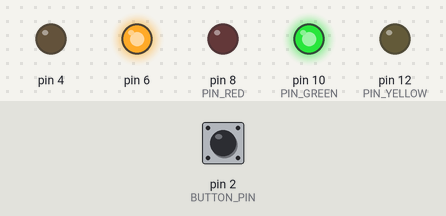
This sketch was run on a simulated Arduino Uno, built with avr-gcc and run on an emulated ATmega328P. Shown: output pins drawn as LEDs (lit = HIGH). The inputs (shaded band) are chosen by the test bench; at power-on: pin 2 (BUTTON_PIN) HIGH.

Above: at 1.2 s.
1.3 s: pin 2 (BUTTON_PIN) pulled LOW for 0.15 s
At 2.5 s:
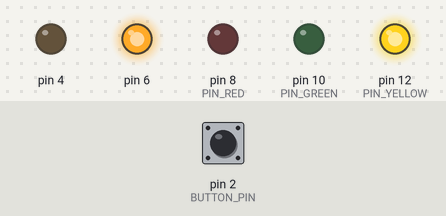
At 7.5 s:
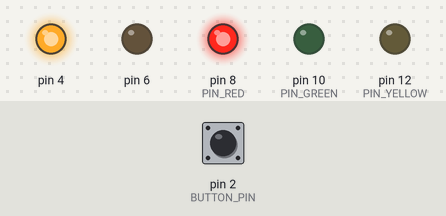
Timing chart, 0 to 17.7 s (numbered marks = the images above; inputs shaded):
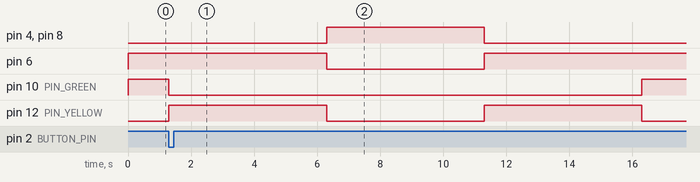

The sketch:

TinkerCAD_Simulation_Code.ino
```cpp
int status = 0;                         // Variable to hold traffic light status (currently unused)
int PIN_GREEN = 10;                     // Pin number for the green traffic light LED
int PIN_YELLOW = 12;                    // Pin number for the yellow traffic light LED
int PIN_RED = 8;                        // Pin number for the red traffic light LED
int BUTTON_PIN = 2;                     // Pin number for the pedestrian button input

int PED_GREEN = 4;                      // Pin number for the pedestrian green LED
int PED_RED = 6;                        // Pin number for the pedestrian red LED


// Initializing the class with the specific pins
class TrafficLight {
  int _greenLED;                        // Internal variable for green LED pin
  int _yellowLED;                       // Internal variable for yellow LED pin
  int _redLED;                          // Internal variable for red LED pin
  int _pedGreenLED;                     // Internal variable for pedestrian green LED pin
  int _pedRedLED;                       // Internal variable for pedestrian red LED pin
  int _buttonPin;                       // Internal variable for pedestrian button pin
  long TIMER_YELLOW = 5000;             // Duration for yellow light in milliseconds (5 seconds)
  unsigned long previousMillis;         // Variable to store last time the state changed
  bool buttonPressed = false;           // Flag to track if the pedestrian button was pressed

  // Enumeration for traffic light states
  enum State {
    GREEN,                              // Traffic light green state
    YELLOW,                             // Traffic light yellow state
    RED                                 // Traffic light red state
  };

  State currentState;                   // Current traffic light state
  State targetState;                    // Next state the light should transition to

public:
  // Constructor initializes all pins and sets initial state
  TrafficLight(int greenLED, int yellowLED, int redLED, int pedGreenLED, int pedRedLED, int buttonPin) {
    _greenLED = greenLED;               // Assign the green LED pin
    _yellowLED = yellowLED;             // Assign the yellow LED pin
    _redLED = redLED;                   // Assign the red LED pin
    _pedGreenLED = pedGreenLED;         // Assign the pedestrian green LED pin
    _pedRedLED = pedRedLED;             // Assign the pedestrian red LED pin
    _buttonPin = buttonPin;             // Assign the pedestrian button pin

    pinMode(_greenLED, OUTPUT);         // Set traffic green LED pin as output
    pinMode(_yellowLED, OUTPUT);        // Set traffic yellow LED pin as output
    pinMode(_redLED, OUTPUT);           // Set traffic red LED pin as output
    pinMode(_pedGreenLED, OUTPUT);      // Set pedestrian green LED pin as output
    pinMode(_pedRedLED, OUTPUT);        // Set pedestrian red LED pin as output
    pinMode(_buttonPin, INPUT_PULLUP);  // Set button pin as input with internal pull-up resistor

    // Initialize state to GREEN
    currentState = GREEN;               // Start traffic light in green state
    targetState = RED;                  // Next target state is red (after yellow)
    previousMillis = 0;                 // Reset timer
    green();                            // Turn on the green light at startup
  }

  // Main loop for traffic light control
  void loop() {
    unsigned long currentMillis = millis();  // Get current time in milliseconds

    // Check if the button is pressed
    if (digitalRead(_buttonPin) == LOW && currentState == GREEN) {
      buttonPressed = true;             // Mark that button was pressed if in green state
    }

    switch (currentState) {
      case GREEN:                       // If the light is currently green
        if (buttonPressed) {            // If pedestrian button was pressed
          buttonPressed = false;        // Reset button flag
          currentState = YELLOW;        // Move to yellow state
          targetState = RED;            // Next target after yellow is red
          previousMillis = currentMillis; // Save current time
          yellow();                     // Turn on yellow light
        }
        break;

      case YELLOW:                      // If the light is currently yellow
        if (currentMillis - previousMillis >= TIMER_YELLOW) { // Wait until yellow timer expires
          previousMillis = currentMillis; // Reset timer
          if (targetState == GREEN) {   // If target is green, switch to green
            currentState = GREEN;
            green();
          } else {                      // Otherwise, switch to red
            currentState = RED;
            red();
          }
        }
        break;

      case RED:                         // If the light is currently red
        // Pedestrian can cross safely when the light is red
        if (currentMillis - previousMillis >= TIMER_YELLOW) { // Wait until red duration is over
          previousMillis = currentMillis; // Reset timer
          currentState = YELLOW;        // Move to yellow state before green
          targetState = GREEN;          // Next target is green
          yellow();                     // Turn on yellow light
        }
        break;
    }
  }

private:
  // Function to turn on green light
  void green() {
    digitalWrite(_greenLED, HIGH);      // Turn on green LED
    digitalWrite(_yellowLED, LOW);      // Turn off yellow LED
    digitalWrite(_redLED, LOW);         // Turn off red LED
    digitalWrite(_pedGreenLED, LOW);    // Pedestrian green OFF (wait)
    digitalWrite(_pedRedLED, HIGH);     // Pedestrian red ON (don’t cross)
  }

  // Function to turn on yellow light
  void yellow() {
    digitalWrite(_greenLED, LOW);       // Turn off green LED
    digitalWrite(_yellowLED, HIGH);     // Turn on yellow LED
    digitalWrite(_redLED, LOW);         // Turn off red LED
    digitalWrite(_pedGreenLED, LOW);    // Pedestrian must still wait
    digitalWrite(_pedRedLED, HIGH);     // Pedestrian red stays ON
  }

  // Function to turn on red light
  void red() {
    digitalWrite(_greenLED, LOW);       // Turn off green LED
    digitalWrite(_yellowLED, LOW);      // Turn off yellow LED
    digitalWrite(_redLED, HIGH);        // Turn on red LED
    digitalWrite(_pedGreenLED, HIGH);   // Pedestrian green ON (can cross)
    digitalWrite(_pedRedLED, LOW);      // Pedestrian red OFF
  }
};

// Create TrafficLight instance
TrafficLight trafficLight(PIN_GREEN, PIN_YELLOW, PIN_RED, PED_GREEN, PED_RED, BUTTON_PIN); // Instantiate traffic light with defined pins

void setup() {}                        // Arduino setup function (currently empty)

void loop() {
  trafficLight.loop();                 // Continuously run traffic light logic
}
```

Measured:
- after the input at 1.3 s, pin 4, pin 8 (PIN_RED): LOW → HIGH after 5.0 s, → LOW 5.0 s later; pin 6: HIGH → LOW after 5.0 s, → HIGH 5.0 s later; pin 10 (PIN_GREEN): HIGH → LOW at once, → HIGH 15.0 s later; pin 12 (PIN_YELLOW): alternates HIGH for 5.0 s and LOW for 5.0 s, starting at once
